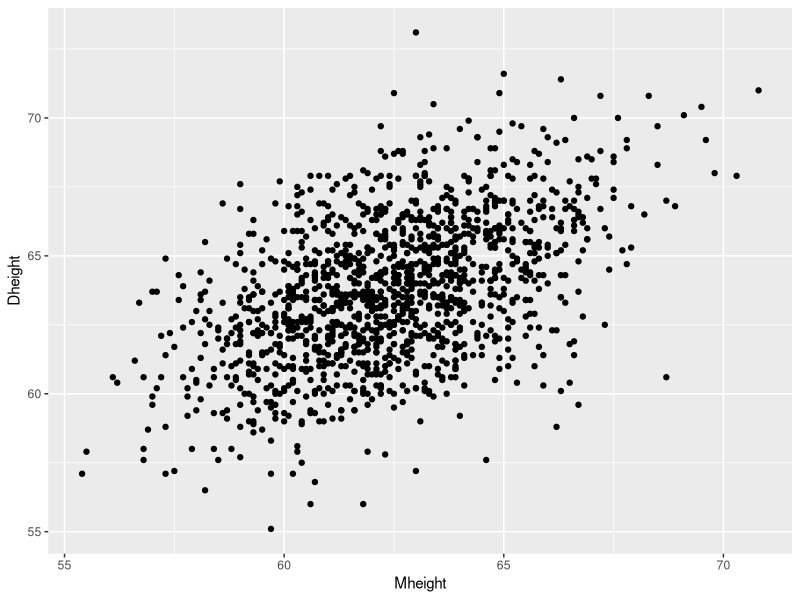
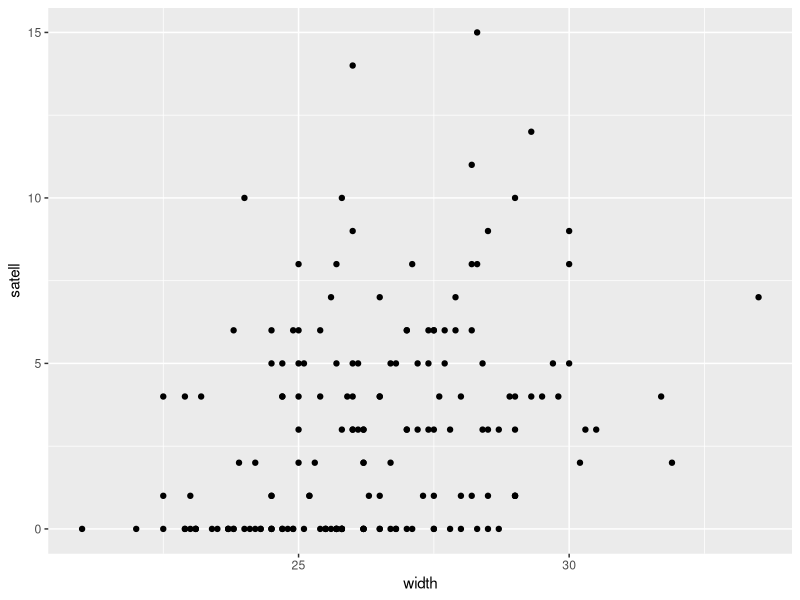
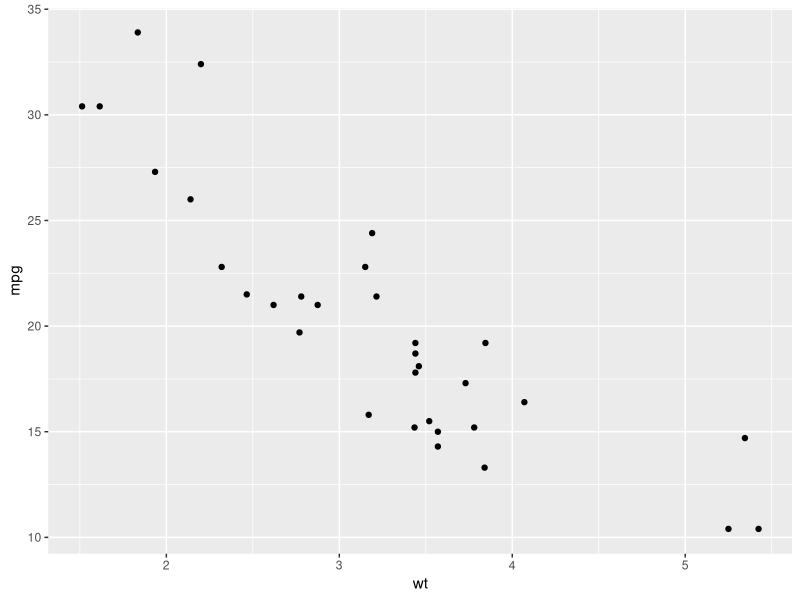
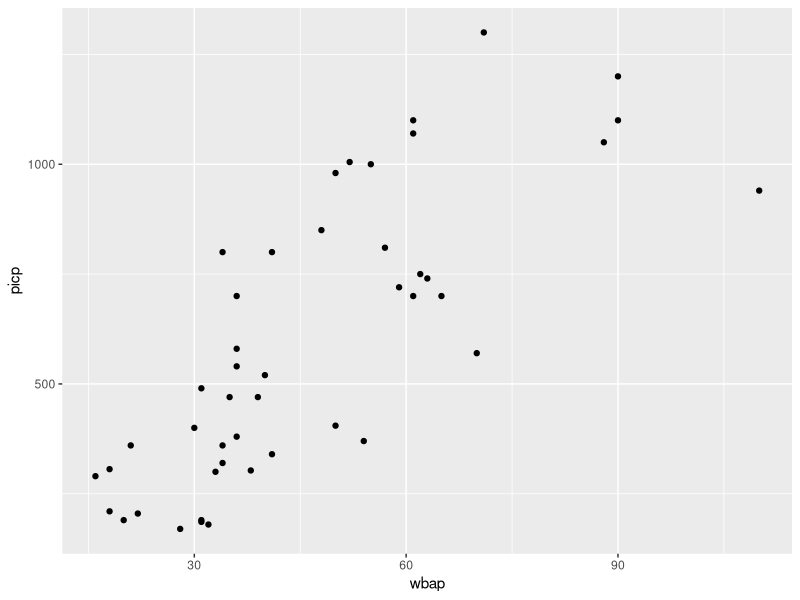
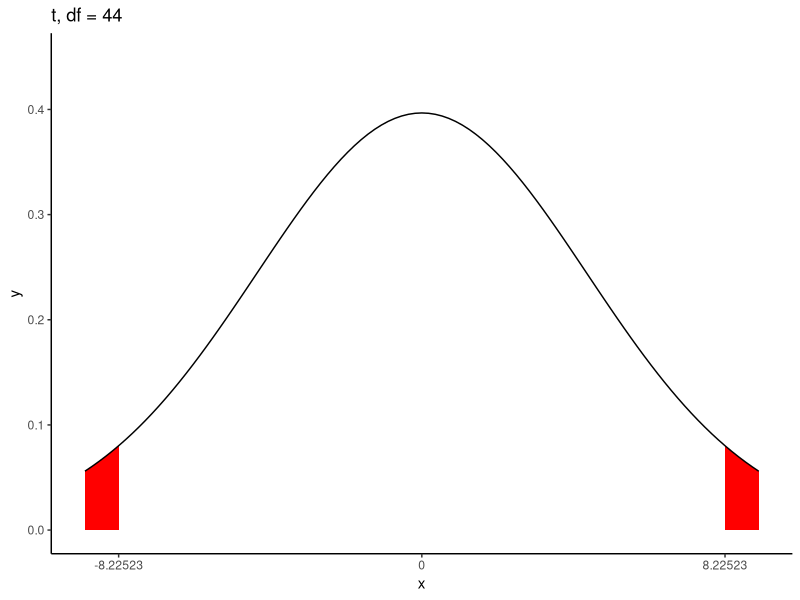

Generate these figures, in order, with R:
## ---- chunk 1
library(tidyverse) 
library(gridExtra)
library(knitr) 
opts_chunk$set(
  tidy = FALSE,
  cache = FALSE,
  echo = TRUE,
  warning = FALSE,
  message = FALSE,
  dpi = 300,
  fig.align = "center",
  fig.width = 4,
  fig.height = 4
  )
## ---- chunk 2
height <- read.table(file = "heights.txt", header = T, sep = " ")
ggplot(height, aes(Mheight, Dheight)) + geom_point()
## ---- chunk 3
m <- height$Mheight; d <- height$Dheight
top <- sum((m-mean(m))*(d-mean(d)))
bottom <- sqrt(sum((m-mean(m))^2))*sqrt(sum((d-mean(d))^2))
r <- top/bottom
print(r)
## ---- chunk 4
cor(m,d)
## ---- chunk 5
crabs <- read.table(file = "crabs.tsv", header = T, sep = "\t")
ggplot(crabs, aes(width, satell)) + geom_point()
## ---- chunk 6
cor(crabs$width, crabs$satell)
## ---- chunk 7
cor(crabs$width, crabs$weight)
## ---- chunk 8
head(mtcars)
dim(mtcars)
names(mtcars)
## ---- chunk 9
rownames(mtcars)
## ---- chunk 10
ggplot(mtcars, aes(wt, mpg)) + 
  geom_point()
## ---- chunk 11
cor(mtcars$wt, mtcars$mpg)
## ---- chunk 12
wbap <- c(20, 31, 31, 22, 18, 16, 18, 55, 28, 32, 33, 38, 34, 
          21, 41, 30, 36, 50, 54, 31, 35, 39, 36, 36, 40, 36, 
          34, 41, 48, 50, 52, 61, 61, 57, 59, 63, 65, 62, 61, 
          70, 71, 88, 90, 90, 110, 34)
picp <- c(190, 186, 190, 205, 210, 290, 306, 1000, 170, 180, 
          300, 303, 320, 360, 340, 400, 380, 405, 370, 490, 
          470, 470, 580, 540, 520, 700, 800, 800, 850, 980, 
          1005, 1100, 1070, 810, 720, 740, 700, 750, 700, 
          570, 1300, 1050, 1100, 1200, 940, 360)
c(length(wbap), length(picp))
## ---- chunk 13
bone <- data.frame(wbap, picp) 
## ---- chunk 14
head(bone)
## ---- chunk 15
bone %>%
  ggplot(aes(wbap, picp)) +
  geom_point()
## ---- chunk 16
n <- length(wbap)
r <- cor(wbap, picp)
print(r)
t <- r*sqrt((n-2)/(1-r^2))
print(t)
z_values <- 0.5*log((1+r)/(1-r)) + 1.96/sqrt(n-3)*c(-1,1)
CI95 <- (exp(2*z_values)-1)/(exp(2*z_values)+1)
print(CI95)
## ---- chunk 17
tfun = function(x) dt(x, df = 44)
gt <- ggplot(data.frame(x = 0), aes(x)) +
  scale_x_continuous(lim = c(-2, 2), breaks = c(-1.8, 0, 1.8), labels = c("-8.22523", "0", "8.22523")) +
  theme_bw() + 
  theme_classic() +
  stat_function(fun = tfun, xlim = c(-2, -1.8), geom = "area", fill = "red") + 
  stat_function(fun = tfun, xlim = c(1.8, 2), geom = "area", fill = "red") + 
  stat_function(fun = tfun) + 
  ylim(0, 0.45) +
  ggtitle(paste0("t, df = ", n-2))
print(gt) 
## ---- chunk 18
pval = 2*(1-pt(t, df = n-2))
print(pval)
## ---- chunk 19
cor.test(wbap, picp)
